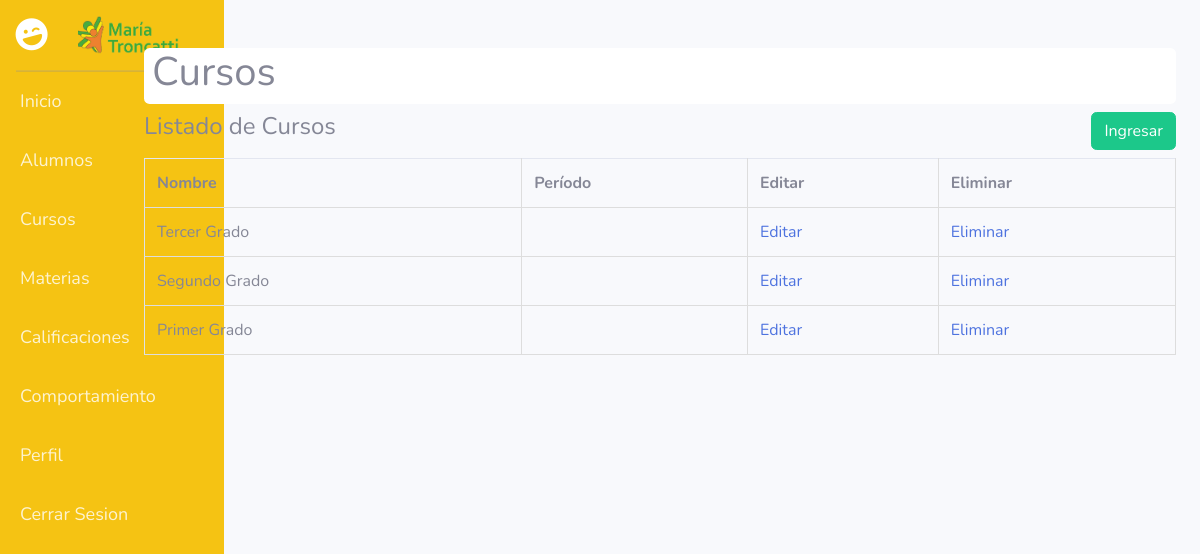
/cursos.view.php (signed in), run on the app's committed database.
### tables this page shows
CREATE TABLE `grados` (
  `id` int(11) NOT NULL,
  `nombre` varchar(45) NOT NULL,
  `ciclo` varchar(45) NOT NULL
);

### cursos.view.php (the view, shortened to what this page needs)
<?php
require 'functions.php';
$cursos = $conn->prepare("select * from grados order by id desc");
$cursos->execute();
$cursos = $cursos->fetchAll();
?>
<!DOCTYPE html>
<html>
<head>
    <link rel="stylesheet" href="css/style.css" />
</head>
<body>
    <?php include("./Cabecera.php"); ?>
    <br>
    <br>
    <div id="content-wrapper" class="d-flex flex-column" style="margin-left: 10%;">
        <div id="content">
            <div class="container">
                <div class="row">
                    <div class="col-md-12">
                        <div class="card mt-5" style="border: none;">
                            <div class="contenido">
                                <h1 class="ml-2">Cursos</h1>
                            </div>
                        </div>
                        <div class="row my-2">
                            <div class="col-md-6">
                                <h4>Listado de Cursos</h4>
                            </div>
                            <div class="col-md-6 text-right">
                                <a href="cursosregister.view.php" class="btn btn-success">Ingresar</a>
                            </div>
                        </div>
                            <table class="table" cellspacing="0" cellpadding="0">
                                <tr>
                                    <th>Nombre</th>
                                    <th>Período</th>
                                    <th>Editar</th>
                                    <th>Eliminar</th>
                                </tr>
                                <?php foreach ($cursos as $curso) : ?>
                                    <tr>
                                        <td><?php echo $curso['nombre'] ?></td>
                                        <td><?php echo $curso['periodo'] ?></td>
                                        <td><a href="cursoedit.view.php?id=<?php echo $curso['id'] ?>">Editar</a></td>
                                        <td><a href="cursodelete.php?id=<?php echo $curso['id'] ?>">Eliminar</a> </td>
                                    </tr>
                                <?php endforeach; ?>
                            </table>
                        <br><br>
                    </div>
                </div>
            </div>
        </div>
    </div>
</body>
</html>

### css/style.css (style rules this page uses)
html, body { font-family: Lato, Arial; padding: 0; margin: 0; }
.table { width: 100%; border-top:1px solid #ddd; border-left:1px solid #ddd; }
.table th, .table td { padding: 10px; border-bottom: 1px solid #ddd; border-right: 1px solid #ddd; }

### data on the page
grados: nombre "Tercer Grado"
grados: nombre "Segundo Grado"
grados: nombre "Primer Grado"
